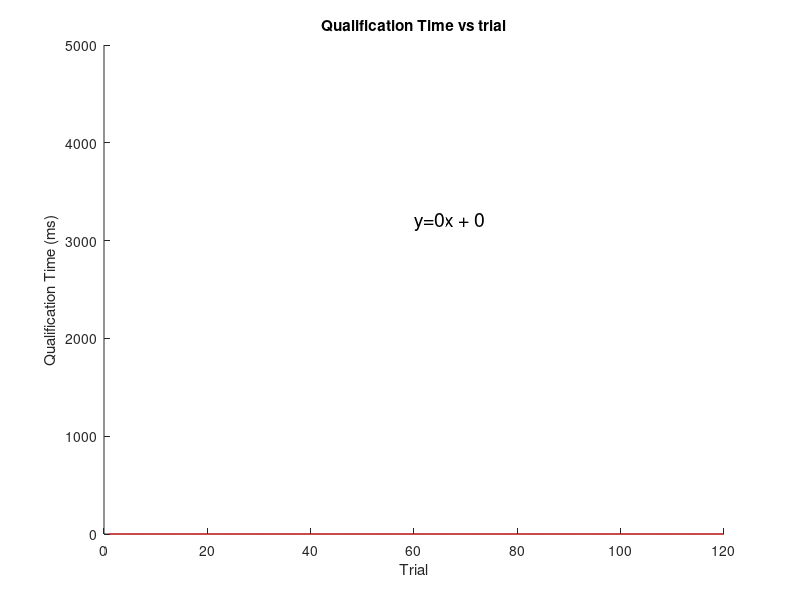

The MATLAB source for this figure: (Note: this script raises an error after producing the figure.)
%behaviour SEs
close all; clear;
addpath('./Functions');

%% parameters
limitAngle = 90;             %degrees
windowRT = 40;              %degrees
refixQualTime = 300;        %loops
endTrace = 792;             %loops
limitReQual = windowRT +10;   %degrees
timeOut = 4000;             %ms

enRT = 0;                   %Enable RT PLots
enMedRT = 0;                %Enable median isomer RT PLots
enQTplot = 1;               %Enable QT vs trial plot

%% import data
files = dir('./Data2');
files = files(~[files.isdir],:);
datas = cell(length(files),1);

for i = 1:length(files)
    datas{i} = table2array(readtable(fullfile('Data2',files(i).name)));
    disp(files(i).name);
end

nFlies = length(datas);
disp(nFlies);

%% collate and organise data
FLIES = struct;

for fly = 1: nFlies

thisFlyData = datas{fly};

%there are some zero rows for some reason
% data = data(logical(sum(data,2)),:);

% data = data(data(:,10) > 0,:);

%starting points of inter-stimulus periods (careful this is actually the index just before the start)
% last trial is usually interrupted so get rid of last four (this may fail is experiment is interrupted during open loop)
interStimulusStart = find(diff(thisFlyData(:,4) == 200) == 1); %interStimulusStart = interStimulusStart(1:end-4);
interStimulusEnd = find(diff(thisFlyData(:,4) == 200) == -1); %interStimulusEnd = interStimulusEnd(1:end-4);

nTrials = (length(interStimulusStart)/4);

% littleBit = interStimulusStart(2) - interStimulusEnd(1);
% 
% openLoopStart = interStimulusStart - littleBit;
% openLoopStart = reshape(openLoopStart,[4,nTrials]);
% openLoopStart = openLoopStart(1,:);
% 
% figure; plot(FLIES(end).barPosition); hold on; plot(openLoopStart,zeros(size(openLoopStart)),'.','markersize',20);

%%  infer trial sequence
stimuli = zeros(nTrials,5);

% figure out first four (open loop) stimuli
stimuli(:,1:4) = reshape(sign(thisFlyData(interStimulusStart,4)),[4,nTrials]).';

%figure out last (close loop) stimulus
closedLoopStart = interStimulusEnd+1; 
closedLoopStart = closedLoopStart(4:4:end);%index of start of closed loop
stimuli(:,5) = sign(thisFlyData(closedLoopStart,4));

%% work out Qualification Time
qualTime = zeros(nTrials,1);
qualTimeAbs = thisFlyData(closedLoopStart,2) - thisFlyData(1,2) - 667;
qualTime(1) = qualTimeAbs(1);
for i = 1:nTrials-1
    qualTime(i+1) = qualTimeAbs(i+1) - qualTimeAbs(i) -4667;
end
% qualTimeArray = nonzeros(qualTime);
% figure; histogram(qualTimeArray);
% figure; plot(qualTimeArray);

%% add data to structure for each fly
FLIES(fly).interStimulusStart = interStimulusStart;
FLIES(fly).interStimulusEnd = interStimulusEnd;
FLIES(fly).nTrials = nTrials;
FLIES(fly).stimuli = stimuli;
FLIES(fly).time = thisFlyData(:,2);
FLIES(fly).barPosition = thisFlyData(:,4);
FLIES(fly).closedLoopStart = closedLoopStart;
FLIES(fly).qualTime = qualTime;
end

%% plot Qualtimes 
qualTimeArray = zeros(120, nFlies);
for fly = 1:nFlies
    qualTimeArray(1:length(FLIES(fly).qualTime),fly) = FLIES(fly).qualTime;
end
qualTimeArray(~logical(qualTimeArray)) = nan;
%figure; plot(qualTimeArray);
%title('Qualification Time (ms)'); ylim([0 5000]);

aux_x = cell(nFlies,1);
aux_y = cell(nFlies,1);

if(enQTplot)
    figure; hold on;
    for i = 1:nFlies
        plot(qualTimeArray(qualTimeArray(:,i) < 60000,i),'b.');
        aux_y{i} = qualTimeArray(qualTimeArray(:,i) < 60000,i);
        aux_x{i} = (1:length(aux_y{i})).';
    end

    x = cell2mat(aux_x); y = cell2mat(aux_y);
    [p,s] = polyfit(x,y,1);
    f = polyval(p,1:120);

    plot(1:120,f,'r');%formatSpec = '%d';
    xlabel('Trial'); ylabel('Qualification Time (ms)');title('Qualification Time vs trial'); ylim([0 5000]); text(60,3200,['y=',num2str(p(1),3),'x + ',num2str(p(2),'%.0f')],'FontSize',14);

% figure; plot(nanmedian(qualTimeArray,2));
end
%% analyse data (this assumes a sampling rate of 200 Hz)

% groups (1,32),(2,31),(3,30), etc, as representing the same pattern
% avoids very costly flip() operations later
% auxSeq = [1:16 16:-1:1];
for fly = 1:nFlies
    
    thisFly = FLIES(fly);
    nTrials = thisFly.nTrials;
    %matrix to put data separated by trial and sequence
    %800 here assumes 4 seconds at 200 Hz
    tracesSEQ = zeros(endTrace,16,nTrials);
    
    %matrix to store fixation times (calculated for each epoch individually)
    fixTimes = zeros(nTrials,32);
    timeOuts = zeros(nTrials,32);
    RTB = zeros(nTrials,32);
    reQual = zeros(nTrials,32);
    saveArray = zeros(nTrials,12);    
    %SCOTT: YOU CAN ADD A MATRIX FOR A NEW MEASURE HERE
    %scottsMatrix = zeros(nTrials,16);
    
    % vector to index bad trials
    goodTrial = 0;
    badTrials = zeros(nTrials,1);
    
    for trial = 1:nTrials
        seq = bin2dec(num2str(thisFly.stimuli(trial,1:5) > 0)) + 1;
        saveArray(trial,3:7) = thisFly.stimuli(trial,1:5); %put stimuli in
        saveArray(trial,2) = thisFly.closedLoopStart(trial); %put loop number of closed loop start in
        thisTrace = thisFly.barPosition(thisFly.closedLoopStart(trial):thisFly.closedLoopStart(trial)+ endTrace - 1);
        
        tracesSEQ(:,seq,trial) = thisTrace;
        
        % if the bar close to 0? SCOTT: CHECK WINDOW BOUNDS HERE
        window = [-windowRT windowRT];
        betweenBounds = thisTrace > window(1) & thisTrace <  window(2);
        
        %calculate fixTime
        if any(betweenBounds)
            loopRT = find(betweenBounds,1); %Loop index of first betweenbounds
            fixTimes(trial, seq) = thisFly.time(thisFly.closedLoopStart(trial)+loopRT-1)- thisFly.time(thisFly.closedLoopStart(trial)); %Time RT in ms
            %fprintf('test %.0f,%0.f' , thisFly.time(thisFly.closedLoopStart(trial)),test);%%%%%%%%%%%%%%%%%%%%%%%%%%%%%%%%%%%
            saveArray(trial,8) = fixTimes(trial, seq);  %put fixtime in
            rtTrace = thisTrace(1:loopRT);
            %disp(rtTrace);
            if(loopRT + refixQualTime > endTrace)  
                reQualTrace = thisTrace(loopRT:endTrace);
            else
                reQualTrace = thisTrace(loopRT:loopRT + refixQualTime);
            end
            if any(abs(rtTrace) > limitAngle)% if it wrapped around before entering window it's a bad trial
                badTrials(trial) = 1;
                RTB(trial, seq) = 1;
                saveArray(trial,9) = 1;
                saveArray(trial,11) = 1; %put 1 in bad trial and RTB (round the back)
            elseif any(abs(reQualTrace) > limitReQual)% if it did not stay in the requal window for limitQual it's a bad trial
                badTrials(trial) = 1;
                reQual(trial, seq) = 1;
                saveArray(trial,9) = 1;
                saveArray(trial,12) = 1; %put 1 in bad trial and RTB (round the back)
            end
        else %did not even enter the window
            badTrials(trial) = 1;
            timeOuts(trial, seq) = 1;
            saveArray(trial,9:10) = 1;  %put 1 in bad trial and timeout
        end
        
        if(fixTimes(trial, seq) > timeOut)
            badTrials(trial) = 1;
            timeOuts(trial, seq) = 1;
            saveArray(trial,9:10) = 1;  %put 1 in bad trial and timeout
        end
        
        if(badTrials(trial) ~= 1)
            goodTrial = goodTrial +1;
        end
        
        % YOU CAN ADD A NEW CALCULATION FOR A DIFFERENT MEASURE HERE
        %scottsMatrix(trial, seq) = *some calculation*
            
    end
    
    RTB = RTB + flip(RTB,2);
    RTB = RTB(:,1:16);
    FLIES(fly).RTB = sum(RTB(:,seq_eff_order(5))).';
    
    reQual = reQual + flip(reQual,2);
    reQual = reQual(:,1:16);
    FLIES(fly).reQual = sum(reQual(:,seq_eff_order(5))).';
    
    timeOuts = timeOuts + flip(timeOuts,2);
    timeOuts = timeOuts(:,1:16);
    FLIES(fly).timeOuts = sum(timeOuts(:,seq_eff_order(5))).';
    
    FLIES(fly).goodTrial = goodTrial;  %add badtrial data to Struct
%     FLIES(fly).RTB = RTB;
%     FLIES(fly).reQual = reQual;
%     FLIES(fly).timeOuts  = timeOuts;
%     disp('Total Trials');
%     disp(thisFly.nTrials);
%     disp('good Trials');
%     disp(goodTrial);
    
    % get rid of bad trials here so no need to do it downstream
    fixTimes = fixTimes(~badTrials,:);
    tracesSEQ = tracesSEQ(:,:,~badTrials);
    
    FLIES(fly).fixTimes32 = fixTimes;% store original 32-long matrix for isomer calculations
    
    % group by pattern and reduce to 16 sequences
    tracesSEQ = tracesSEQ + flip(tracesSEQ,2);
    tracesSEQ = tracesSEQ(:,1:16,:);
    
    fixTimes = fixTimes + flip(fixTimes,2);
    fixTimes = fixTimes(:,1:16);

    % better reorder here so everything downstream is according to
    % literature
    FLIES(fly).tracesSEQ = tracesSEQ(:,seq_eff_order(5),:);
    FLIES(fly).fixTimes = fixTimes(:,seq_eff_order(5));
    FLIES(fly).badTrials = badTrials;
   
end

figure;
create_seq_eff_plot([sum([FLIES.RTB],2) sum([FLIES.timeOuts],2) sum([FLIES.reQual],2)],[]);legend('MaxAngle Fail','Timeout Fails','Requal Fails','Location','northwest','FontSize',8); 


%% Analyse Badtrials
totalTrials = zeros(nFlies,5);
for fly = 1:nFlies
    totalTrials(fly,1) = FLIES(fly).nTrials; 
    totalTrials(fly,2) = FLIES(fly).goodTrial; 
    totalTrials(fly,3) = sum(FLIES(fly).RTB,"all");
    totalTrials(fly,4) = sum(FLIES(fly).reQual,"all");
    totalTrials(fly,5) = sum(FLIES(fly).timeOuts,"all");
end
total = sum(totalTrials, 1);
numTotal = sum(totalTrials(fly,1), "all");
numGood = sum(totalTrials(fly,2));
numRTB = sum(totalTrials(fly,3));
numreQual = sum(totalTrials(fly,4));
numTimeout = sum(totalTrials(fly,5));

fprintf('Total Trials %d Good Trials %d RTB %d ReQual Fails %d Timeouts %d',total(1),total(2),total(3),total(4),total(5));

%% Analyse Isomers
medianRT = zeros(nFlies,4);
for fly = 1:nFlies
    Hist_Array_L = nonzeros(FLIES(fly).fixTimes32(:,1:16));
    Hist_Array_R = nonzeros(FLIES(fly).fixTimes32(:,17:32));
    Hist_Array_All = nonzeros(FLIES(fly).fixTimes32(:,:));
%     figure;
%    numBins = 25;
%         subplot(2,2,1);
%         histogram(Hist_Array_L,'NumBins', numBins);
%         title('Left Isomer RT');
%     subplot(2,2,2);
%         histogram(Hist_Array_R,'NumBins', numBins);
%         title('Right Isomer RT');
%     subplot(2,2,3);
%         histogram(Hist_Array_All,'NumBins', numBins);
%         title('All RT');
    medianL = nanmedian(Hist_Array_L);        medianRT(fly,1) = medianL;%disp(medianL);
    medianR = nanmedian(Hist_Array_R);        medianRT(fly,2) = medianR;%disp(medianR);
    medianAll = nanmedian(Hist_Array_All);  medianRT(fly,3) = medianAll;%disp(medianAll);
    medianRT(fly,4) = medianRT(fly,2) - medianRT(fly,1);
end
% plot histograms of medians
if(enMedRT)
    figure;
    Hist_Array_L = nonzeros(medianRT(:,1));
    Hist_Array_R = nonzeros(medianRT(:,2));
    Hist_Array_All = nonzeros(medianRT(:,3));
    Hist_Array_Diff = nonzeros(medianRT(:,4));
         numBins = 10;
            subplot(2,2,1);
            histogram(Hist_Array_L,'NumBins', numBins);
            title('Left Isomer Median RT'); xlim([0 2000]);
        subplot(2,2,2);
            histogram(Hist_Array_R,'NumBins', numBins);
            title('Right Isomer MedianRT'); xlim([0 2000]);
        subplot(2,2,3);
            histogram(Hist_Array_All,'NumBins', numBins);
            title('All Median RT'); xlim([0 2000]);
        subplot(2,2,4);
            histogram(Hist_Array_Diff,'NumBins', numBins);
            title('Isomer Diff Median RT'); xlim([-600 600]);
end    
%% calculate SEs for each fly individually

for fly = 1:nFlies
    
    R(fly) = calculateSEsBehav(FLIES(fly).fixTimes); %#ok<SAGROW>
    
    %figure; create_seq_eff_plot(R(fly).meanFixTimes.',[],'errors',R(fly).semFixTimes.'); title(['Mean Fix Time Fly ' num2str(fly)]);
    %figure; create_seq_eff_plot(R(fly).medianFixTimes.',[],'errors',R(fly).semFixTimes.'); title(['Median Fix Time Fly ' num2str(fly)]);
    
    %plotIsomersBehav(FLIES(fly).fixTimes32);
    
    %SEAnovaBehav(FLIES(fly).fixTimes);
     
end
%% Concatenate
if(nFlies > 1)
    %% calculate SEs for all flies using superfly method (concatenate)
    fixTimesAllFlies = cell(nFlies,1);
    fixTimesAllFlies32 = cell(nFlies,1);
    badTrialsAllFlies = cell(nFlies,1);
    for fly = 1:nFlies
        fixTimesAllFlies{fly} = FLIES(fly).fixTimes;
        fixTimesAllFlies32{fly} = FLIES(fly).fixTimes32;
    end

    fixTimesAllFlies = cell2mat(fixTimesAllFlies);
    fixTimesAllFlies32 = cell2mat(fixTimesAllFlies32);
    if(enRT)
        % RT of all trials
        RT_Hist_Array = nonzeros(fixTimesAllFlies(:,:));
        RT_Hist_Array32 = nonzeros(fixTimesAllFlies32(:,:));
        RT_Hist_Array_Left = nonzeros(fixTimesAllFlies32(:,1:16));
        RT_Hist_Array_Right = nonzeros(fixTimesAllFlies32(:,17:32));
        
        RT_Hist_Array_Left_log = log10(RT_Hist_Array_Left);
        RT_Hist_Array_Right_log = log10(RT_Hist_Array_Right);
%         [h,p] = ttest2(RT_Hist_Array_Left_log,RT_Hist_Array_Right_log);
%         disp(['h ',h,' p ',p]);
        meanLeftLog = nanmean(RT_Hist_Array_Left_log); 
        medianLeftLog = nanmedian(RT_Hist_Array_Left_log);
        meanRightLog = nanmean(RT_Hist_Array_Right_log);
        medianRightLog = nanmedian(RT_Hist_Array_Right_log);
        

         figure; histogram(RT_Hist_Array,'NumBins', 25); title('All RT');  xlabel('Time (ms)'); xlim([0,4200]);
         figure; histogram(RT_Hist_Array_Left,'NumBins', 25); title('All RT 32');  xlabel('Time (ms)'); xlim([0,4200]);
         figure; histogram(RT_Hist_Array_Right,'NumBins', 25); title('Left RT');  xlabel('Time (ms)'); xlim([0,4200]); 
         
         figure('color','w','position',[10 10 1200 400]); 
         subplot(1,2,1);histogram(RT_Hist_Array_Left_log,'NumBins', 25,'facecolor',[0.4609 0.7070 0.7695]); title('Left RT');  xlabel('Time (Log ms)'); ylim([0,90]); ylabel('Count'); xlim([2,4]);
         line([meanLeftLog,meanLeftLog],[0,90],'linewidth',2,'color','k','LineStyle','-'); text(3.3,85,['mean=',num2str(meanLeftLog,3)],'FontSize',14);
         line([medianLeftLog,medianLeftLog],[0,90],'linewidth',2,'color','r','LineStyle','--'); text(3.3,78,['median=',num2str(medianLeftLog,3)],'FontSize',14);
         legend('Left RT','mean','median','Location','northwest'); 
         
         subplot(1,2,2); histogram(RT_Hist_Array_Right_log,'NumBins', 25,'facecolor',[0.9140 0.7109 0.4609]); title('Right RT');  xlabel('Time (Log ms)'); ylim([0,90]); ylabel('Count'); xlim([2,4]);
         line([meanRightLog,meanRightLog],[0,90],'linewidth',2,'color','k','LineStyle','-'); text(3.3,85,['mean=',num2str(meanRightLog,3)],'FontSize',14);
         line([medianRightLog,medianRightLog],[0,90],'linewidth',2,'color','r','LineStyle','--'); text(3.3,78,['median=',num2str(medianRightLog,3)],'FontSize',14);
         legend('Right RT','mean','median','Location','northwest'); 
        
         
         figure; histogram(RT_Hist_Array_Right_log,'NumBins', 25); title('Right RT');  xlabel('Time (ms)'); xlim([4,9]);
    end
    
    RAllFlies = calculateSEsBehav(fixTimesAllFlies);

%     figure; create_seq_eff_plot(RAllFlies.meanFixTimes.',[],'errors',RAllFlies.semFixTimes.');
     figure; create_seq_eff_plot(RAllFlies.medianFixTimes.',[],'errors',RAllFlies.semFixTimes.');title('SE super Median');

    plotIsomersBehav(fixTimesAllFlies32);

%     SEAnovaBehav(fixTimesAllFlies);

    %% calculate SEs for all flies using averaging of profiles method (no weighting)
    allProfilesMean = zeros(nFlies,16);
    allProfilesMedian = zeros(nFlies,16);

    for fly = 1:nFlies
        allProfilesMean(fly,:) = R(fly).meanFixTimes;
        allProfilesMedian(fly,:) = R(fly).medianFixTimes;
    end

    % this does not weigh by the number of data points for each fly
    % taking the mean of the means or medians here as the median of a few
    % points is heavily skewed; error is just std of the means/medians
    %figure; create_seq_eff_plot(nanmean(allProfilesMean).',[],'errors',std(allProfilesMean,[],1,'omitnan').'./sqrt(nFlies));
    %figure; create_seq_eff_plot(nanmean(allProfilesMedian).',[],'errors',std(allProfilesMedian,[],1,'omitnan').'./sqrt(nFlies));

    %SEAnovaBehav(allProfilesMean);

    %% calculate SEs for all flies using averaging of profiles method (weighted, propagated error)
    allProfilesMean = zeros(nFlies,16);
    allProfilesMedian = zeros(nFlies,16);
    semFixTimesAllFlies = zeros(nFlies,16);
    nFixTimesAllFlies = zeros(1,nFlies);
    for fly = 1:nFlies
        nFixTimesAllFlies(fly) = sum(R(fly).nFixTimes);
        allProfilesMean(fly,:) = R(fly).meanFixTimes * nFixTimesAllFlies(fly);
        allProfilesMedian(fly,:) = R(fly).medianFixTimes * nFixTimesAllFlies(fly);

        % part of the propagation error calculation
        semFixTimesAllFlies(fly,:) = R(fly).semFixTimes.^2 * nFixTimesAllFlies(fly).^2;
    end

    % finish propagation of error calculation
    semFixTimesAllFlies = sqrt(nansum(semFixTimesAllFlies/(sum(nFixTimesAllFlies)^2),1));

    figure; create_seq_eff_plot(nansum(allProfilesMean).'./sum(nFixTimesAllFlies),[],'errors',semFixTimesAllFlies.'); title('SE weighted Mean'); %ylim([0 1000]);
    figure; create_seq_eff_plot(nansum(allProfilesMedian).'./sum(nFixTimesAllFlies),[],'errors',semFixTimesAllFlies.');title('SE weighted Median');%ylim([0 1000]);

    SEAnovaBehav(allProfilesMean);
end
